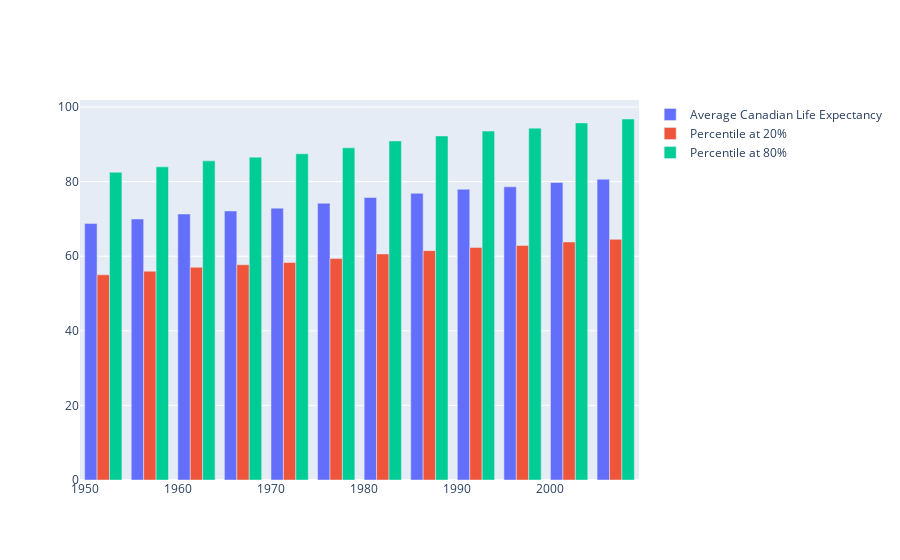

Write notebook code for a chart like this one.
### Code cell
fig = go.Figure()
#multiple bar charts
life_exp = data_canada['lifeExp']

fig.add_trace(go.Bar(x=x, y=life_exp, name='Average Canadian Life Expectancy'))
fig.add_trace(go.Bar(x=x, y=life_exp*.8, name='Percentile at 20%'))
fig.add_trace(go.Bar(x=x, y=life_exp*1.2, name='Percentile at 80%'))

fig.show()

### Figure 1 — Plotly figure (JSON) as saved in the notebook; plotly's stock layout.template omitted (floating-point values rounded to 4 significant figures)
{"data": [{"name": "Average Canadian Life Expectancy", "type": "bar", "x": [1952, 1957, 1962, 1967, 1972, 1977, 1982, 1987, 1992, 1997, 2002, 2007], "y": [68.75, 69.96, 71.3, 72.13, 72.88, 74.21, 75.76, 76.86, 77.95, 78.61, 79.77, 80.65]}, {"name": "Percentile at 20%", "type": "bar", "x": [1952, 1957, 1962, 1967, 1972, 1977, 1982, 1987, 1992, 1997, 2002, 2007], "y": [55, 55.97, 57.04, 57.7, 58.3, 59.37, 60.61, 61.49, 62.36, 62.89, 63.82, 64.52]}, {"name": "Percentile at 80%", "type": "bar", "x": [1952, 1957, 1962, 1967, 1972, 1977, 1982, 1987, 1992, 1997, 2002, 2007], "y": [82.5, 83.95, 85.56, 86.56, 87.46, 89.05, 90.91, 92.23, 93.54, 94.33, 95.72, 96.78]}], "layout": {}}
